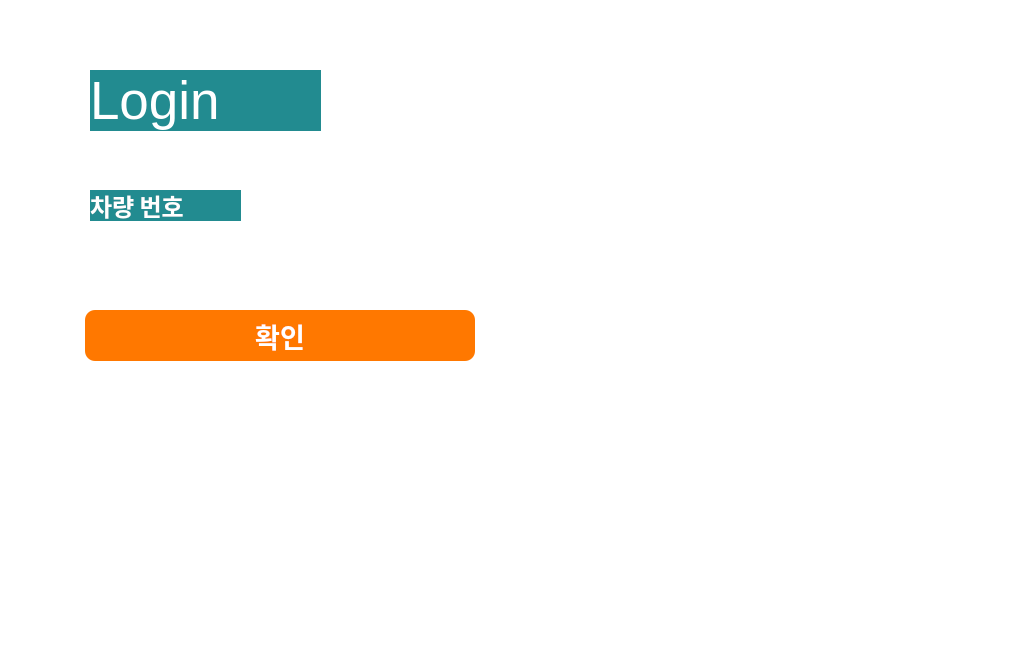
<?xml version="1.0" encoding="UTF-8"?>
<ui version="4.0">
 <class>Dialog</class>
 <widget class="QDialog" name="Dialog">
  <property name="geometry">
   <rect>
    <x>0</x>
    <y>0</y>
    <width>1009</width>
    <height>670</height>
   </rect>
  </property>
  <property name="windowTitle">
   <string>Dialog</string>
  </property>
  <property name="styleSheet">
   <string notr="true">background-color:white;</string>
  </property>
  <widget class="QLabel" name="label">
   <property name="geometry">
    <rect>
     <x>0</x>
     <y>0</y>
     <width>1011</width>
     <height>671</height>
    </rect>
   </property>
   <property name="font">
    <font>
     <family>Ubuntu Sans Mono</family>
     <pointsize>20</pointsize>
     <weight>75</weight>
     <bold>true</bold>
    </font>
   </property>
   <property name="text">
    <string/>
   </property>
   <property name="pixmap">
    <pixmap>data/login_3.png</pixmap>
   </property>
  </widget>
  <widget class="QTextEdit" name="textEdit">
   <property name="geometry">
    <rect>
     <x>85</x>
     <y>240</y>
     <width>390</width>
     <height>51</height>
    </rect>
   </property>
   <property name="font">
    <font>
     <family>Ubuntu Sans Mono</family>
     <pointsize>20</pointsize>
     <weight>75</weight>
     <bold>true</bold>
    </font>
   </property>
   <property name="styleSheet">
    <string notr="true">background-color:white;
border-radius: 5px;</string>
   </property>
   <property name="html">
    <string>&lt;!DOCTYPE HTML PUBLIC &quot;-//W3C//DTD HTML 4.0//EN&quot; &quot;http://www.w3.org/TR/REC-html40/strict.dtd&quot;&gt;
&lt;html&gt;&lt;head&gt;&lt;meta name=&quot;qrichtext&quot; content=&quot;1&quot; /&gt;&lt;style type=&quot;text/css&quot;&gt;
p, li { white-space: pre-wrap; }
&lt;/style&gt;&lt;/head&gt;&lt;body style=&quot; font-family:'Ubuntu Sans Mono'; font-size:20pt; font-weight:600; font-style:normal;&quot;&gt;
&lt;p style=&quot;-qt-paragraph-type:empty; margin-top:0px; margin-bottom:0px; margin-left:0px; margin-right:0px; -qt-block-indent:0; text-indent:0px;&quot;&gt;&lt;br /&gt;&lt;/p&gt;&lt;/body&gt;&lt;/html&gt;</string>
   </property>
  </widget>
  <widget class="QPushButton" name="pushButton">
   <property name="geometry">
    <rect>
     <x>85</x>
     <y>310</y>
     <width>390</width>
     <height>51</height>
    </rect>
   </property>
   <property name="font">
    <font>
     <family>Ubuntu Sans Mono</family>
     <pointsize>20</pointsize>
     <weight>75</weight>
     <bold>true</bold>
    </font>
   </property>
   <property name="styleSheet">
    <string notr="true">background-color:rgb(255, 120, 0);
border-radius: 10px;
color: white;</string>
   </property>
   <property name="text">
    <string>확인</string>
   </property>
  </widget>
  <widget class="QLabel" name="label_3">
   <property name="geometry">
    <rect>
     <x>90</x>
     <y>190</y>
     <width>151</width>
     <height>31</height>
    </rect>
   </property>
   <property name="font">
    <font>
     <family>Ubuntu Sans Mono</family>
     <pointsize>18</pointsize>
     <weight>75</weight>
     <bold>true</bold>
    </font>
   </property>
   <property name="styleSheet">
    <string notr="true">background-color:rgb(34, 139, 144);
color: white;</string>
   </property>
   <property name="text">
    <string>차량 번호</string>
   </property>
  </widget>
  <widget class="QLabel" name="label_4">
   <property name="geometry">
    <rect>
     <x>90</x>
     <y>70</y>
     <width>231</width>
     <height>61</height>
    </rect>
   </property>
   <property name="font">
    <font>
     <pointsize>40</pointsize>
    </font>
   </property>
   <property name="styleSheet">
    <string notr="true">background-color:rgb(34, 139, 144);
color: white;</string>
   </property>
   <property name="text">
    <string>Login</string>
   </property>
  </widget>
 </widget>
 <resources/>
 <connections/>
</ui>
